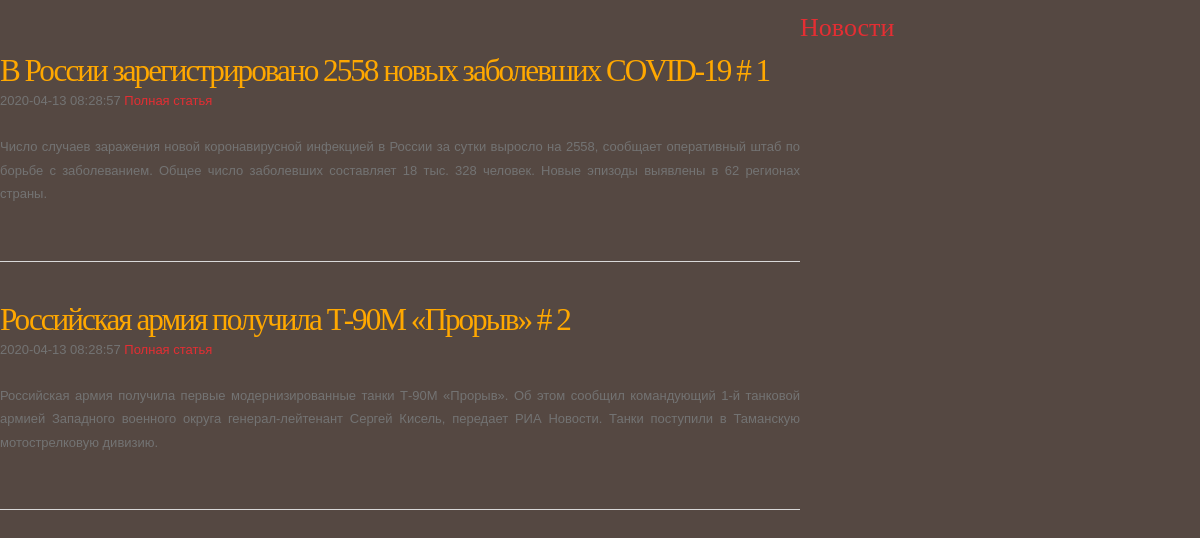
The app's page /index.php/news/ with its own data.
### tables this page shows
CREATE TABLE `news` (
  `id` int(11) NOT NULL,
  `date` timestamp NOT NULL DEFAULT current_timestamp(),
  `title` text NOT NULL,
  `short_content` text NOT NULL,
  `full_content` text NOT NULL
);

### config/routes.php (called while the page is built)
<?php
return array(
'news/([0-9]+)' => 'news/view/$1',
'news'=> 'news/index',
);

### controllers/NewsController.php (called while the page is built, shortened)
<?php
include_once ROOT. '/models/News.php';
class NewsController {
    public function actionIndex() {
       $newsList = News::getNewsList();
       require_once (ROOT.'/views/news/index.php');
       return true;
    }
}

### models/News.php (called while the page is built, shortened)
<?php
class News{
    public static function getNewsList(){
        $db = Db::getConnection();
        $newsList = array();
        $result = $db->query('SELECT id, title, date, short_content FROM news '
                . 'ORDER BY date DESC LIMIT 10');
            $i = 0;
        while($row =$result->fetch()) {
            $newsList[$i]['id'] = $row['id'];
            $newsList[$i]['title'] = $row['title'];
            $newsList[$i]['date'] = $row['date'];
            $newsList[$i]['short_content'] = $row['short_content'];
            $i++;
           }
           return $newsList;
    }
}

### views/news/index.php (the view, shortened to what this page needs)
<!DOCTYPE html PUBLIC "-//W3C//DTD XHTML 1.0 Strict//EN" "http://www.w3.org/TR/xhtml1/DTD/xhtml1-strict.dtd">
<html xmlns="http://www.w3.org/1999/xhtml">
<head>
<link href="/template/css/style.css" rel="stylesheet" type="text/css" media="screen" />
</head>
<body>
				<div id="content">
					<?php foreach ($newsList as $newsItem):?>
					 <div class="post">
						<h2 class="title"><?php echo $newsItem['title'].' # '.$newsItem['id'];?></h2>
                                                <p class="byline"><?php echo $newsItem['date'];?>
						 <a href='/test/index.php/news/<?php echo $newsItem['id'] ;?>' class="permalink">Полная статья</a></p>
						<div class="entry">
						<p><?php echo $newsItem['short_content'];?></p>
						</div>
					 </div>
				        <?php endforeach;?>
					<div style="clear: both;">&nbsp;</div>
				</div>
</body>
</html>

### index.php (shortened to what this page needs)
<!DOCTYPE html PUBLIC "-//W3C//DTD XHTML 1.0 Strict//EN" "http://www.w3.org/TR/xhtml1/DTD/xhtml1-strict.dtd">
<html xmlns="http://www.w3.org/1999/xhtml">
<head>
<link href="/template/css/style.css" rel="stylesheet" type="text/css" media="screen" />
</head>
<body>
	<?php
require_once (ROOT. '/components/Router.php');
$router = new Router();
$router->run();
?>
<p><a href='http://localhost/test/index.php/news/' class="permalink"><h1>Новости</h1></a></p>
</body>
</html>

### components/Router.php (shortened to what this page needs)
<?php
class Router
{
    private $routes;
    public function __construct() {
        $routesPath=ROOT.'/config/routes.php';
        $this->routes = include($routesPath);
    }
    private function getURI(){
     if(!empty($_SERVER['REQUEST_URI'])){
            return trim($_SERVER ['REQUEST_URI'],'/');
    }
    }
    public function run()
    {
        $uri= $this->getURI();
        foreach ($this->routes as $uriPattern=> $path){
        if (preg_match("~$uriPattern~", $uri)){
           $internalRoute = preg_replace("~$uriPattern~", $path, $uri);
            $segments = explode('/', $internalRoute);
            unset($segments[0]);
            unset($segments[1]);
           $controllerName = array_shift($segments).'Controller';
           $actionName = 'action'.ucfirst(array_shift($segments));
           $parameters = $segments;
          $controllerObject = new $controllerName;
          $result = call_user_func_array(array($controllerObject, $actionName),
          $parameters);
          if ($result !=null){
              break;
          }
        }
        }
    }
    }

### template/css/style.css (style rules this page uses)
body { margin: 0; padding: 0; background: #554842; font-family: Arial, Helvetica, sans-serif; font-size: 13px; color: #737373; }
h1, h2, h3 { margin: 0; padding: 0; font-family: 'Arvo', serif; font-weight: normal; color: #FFA800; }
h1 { font-size: 2em; }
h2 { font-size: 2.4em; }
p, ul, ol { margin-top: 0; line-height: 180%; }
a { text-decoration: none; color: #E42E33; }
#content { float: left; width: 800px; padding: 0px 0px 0px 0px; }
.post { clear: both; padding: 30px 0px; border-bottom: 1px solid #D9D9D9; }
.post .title { padding-top: 10px; letter-spacing: -2px; }
.post .entry { text-align: justify; margin-bottom: 25px; padding: 10px 0px 0px 0px; }

### records on screen
news: title "В России зарегистрировано 2558 новых заболевших COVID-19", id "1", date "2020-04-13 08:28:57", short_content "Число случаев заражения новой коронавирусной инфекцией в России за сутки выросло на 2558, сообщает оперативный штаб по борьбе с заболеванием. Общее число заболевших составляет 18 тыс. 328 человек. Новые эпизоды выявлены в 62 регионах страны."
news: title "Российская армия получила Т-90М «Прорыв»", id "2", date "2020-04-13 08:28:57", short_content "Российская армия получила первые модернизированные танки Т-90М «Прорыв». Об этом сообщил командующий 1-й танковой армией Западного военного округа генерал-лейтенант Сергей Кисель, передает РИА Новости. Танки поступили в Таманскую мотострелковую дивизию."
